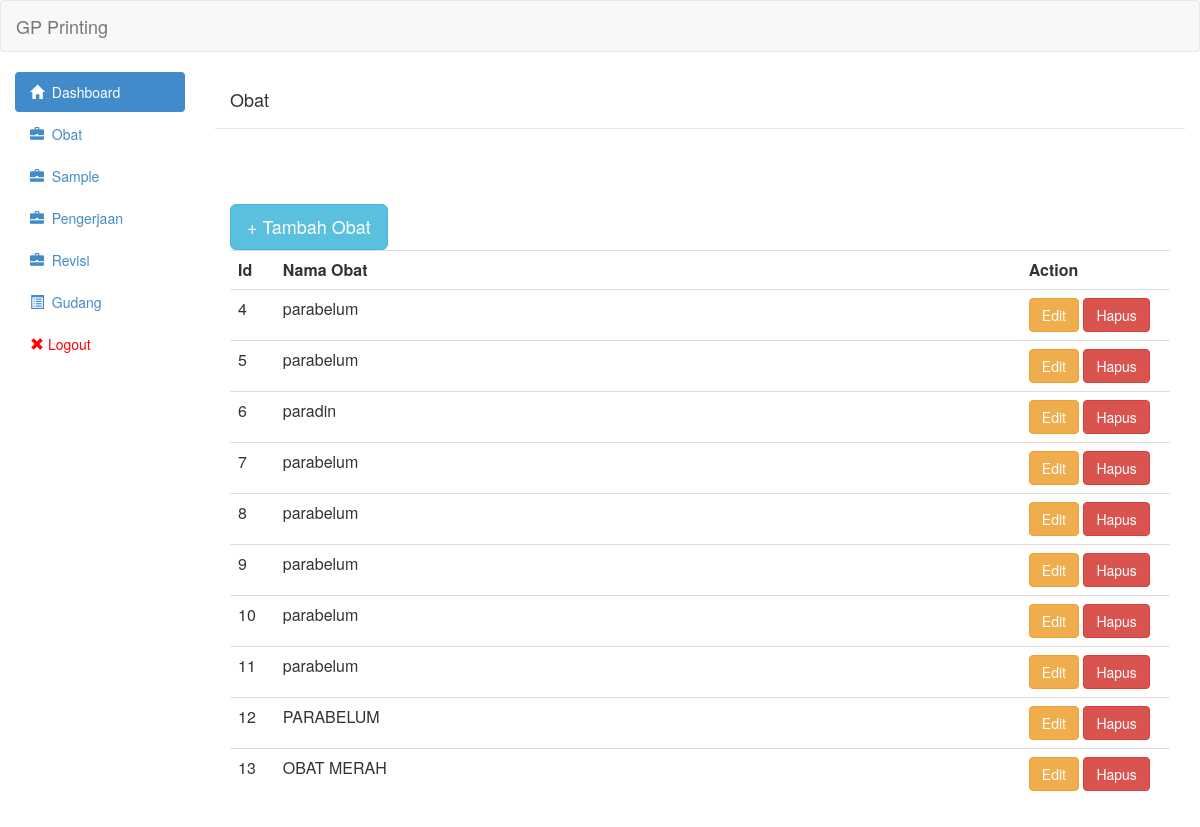
The app's page /view/obat.php (signed in), older data.
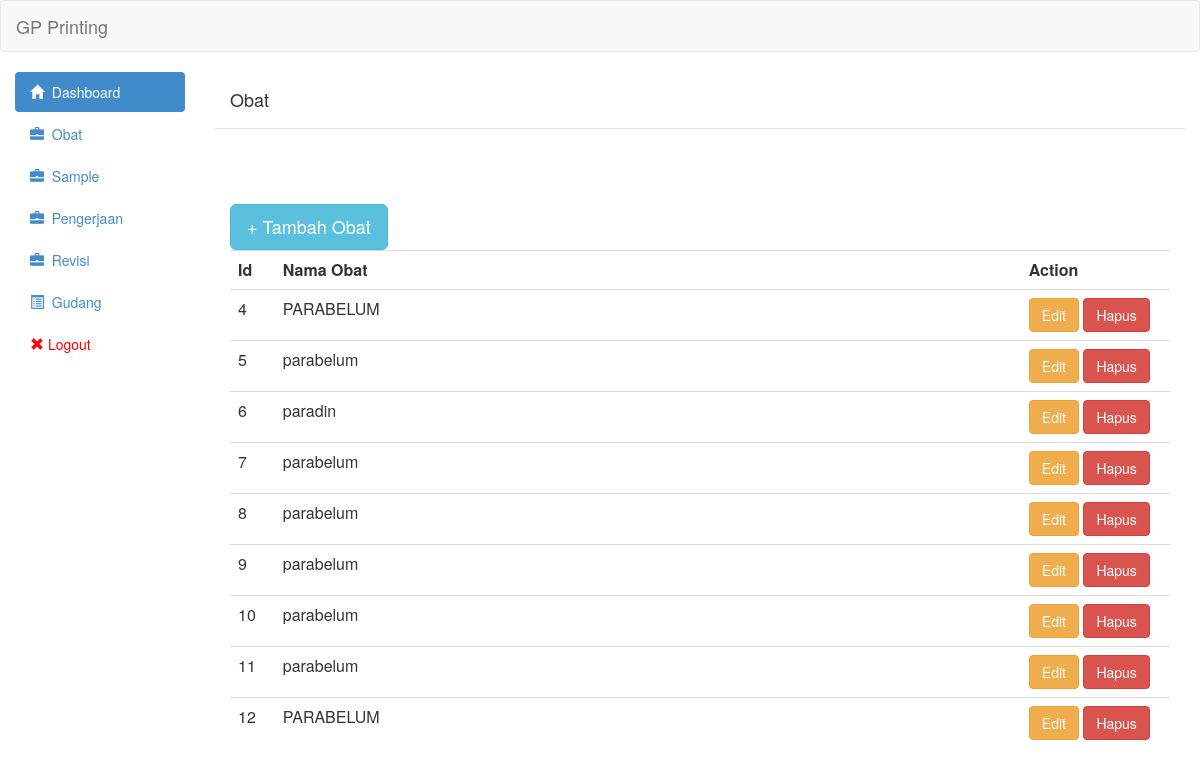
The same page, newer data.
### tables this page shows
CREATE TABLE `obat` (
  `id` int(11) NOT NULL,
  `nama_obat` varchar(255) NOT NULL,
  `kilo` decimal(10,3) NOT NULL,
  `harga_beli` int(11) NOT NULL,
  `harga_jual` int(11) NOT NULL
);

### controller/obat/obat_show.php (the view, shortened to what this page needs)
<?php
	include('../controller/config/linken.php');
	include('../controller/config/asset.php');
	$queryGetObat = "SELECT * from Obat";
	$resultGetObat = mysqli_query($link,$queryGetObat) or die(mysqli_error($link));
	 echo "<table class='table table-hover' style='width:100%'><tr>
                        <th class='col-md-1' style='width:2%'>Id</th>
                        <th class='col-md-1' style='width:50%'>Nama Obat</th>
                        <th class='col-md-1' style='width:10%'>Action</th>
                        </tr>";
	while($row = mysqli_fetch_assoc($resultGetObat)){
	?>
                            <tr onclick='AjaxGetDetailObat(<?php echo $row["id"]?>)'>
								<td><?php echo $row['id']?></td>
                                <td><?php echo $row['nama_obat']?></td>
								<td>
                                <button onclick="editObat(<?php echo $row["id"];?>)" class="btn btn-warning">Edit</button>
                                <a class='btn btn-danger' href='controller/Obat/Obat_delete.php?id="<?php echo $row["id"];?>"'>Hapus</a></td>
                            </tr>
<?php
	}
	echo "</table>"
	?>

Row changes from the older to the newer data that the page shows:
removed obat: id "13", nama_obat "OBAT MERAH"
changed obat id 4: nama_obat "parabelum" → "PARABELUM"
